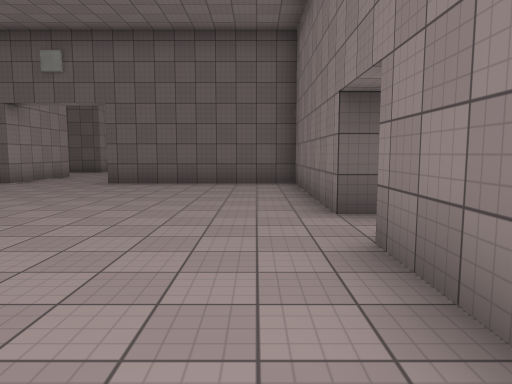
view 1 (above)

23 first-person views from a walk through a Unity game level. The camera is 1.5 m above the floor, tilts 6° down and sees 70° across. Doors are open. The floor is counted in squares, 2 m on a side. Each view is taken from the middle of a square. On the plan, view 1 faces up. The plan holds only what a view shows up to about 11 squares ahead; the rest is blank. The place goes on beyond the plan. The player is left out. Surface patterns are stand-ins for the level's own textures.

view 2
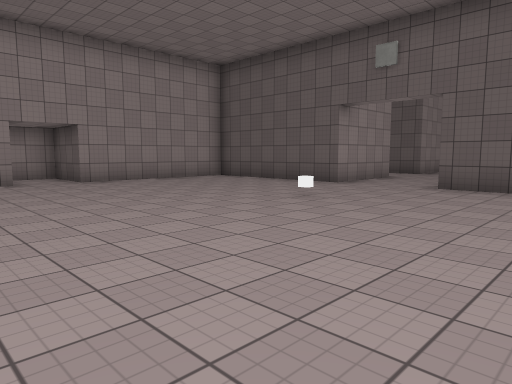

view 3
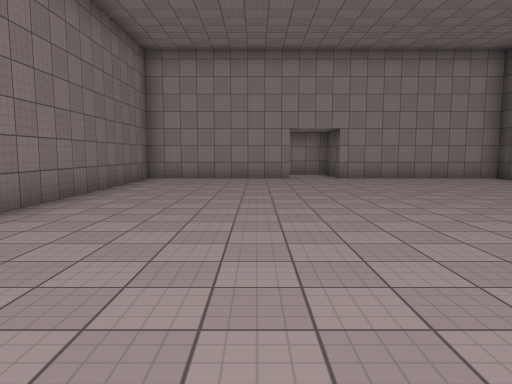

view 4
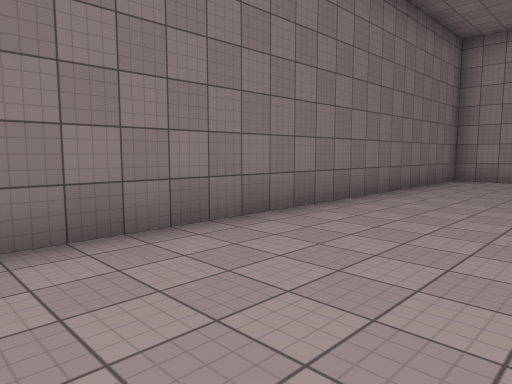

view 5
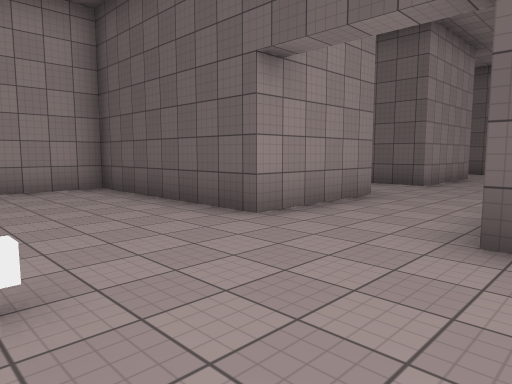

view 6
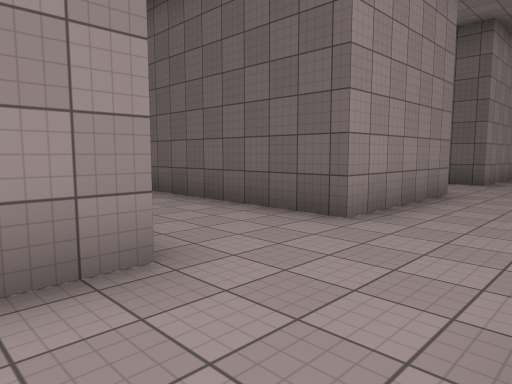

view 7
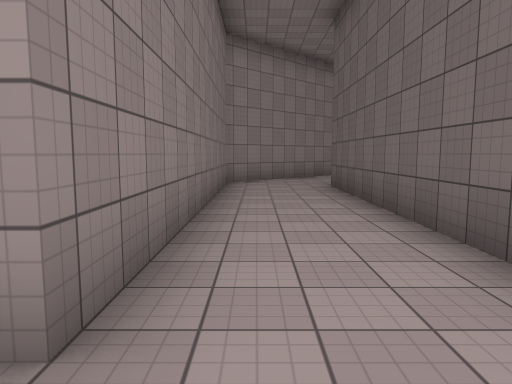

view 8
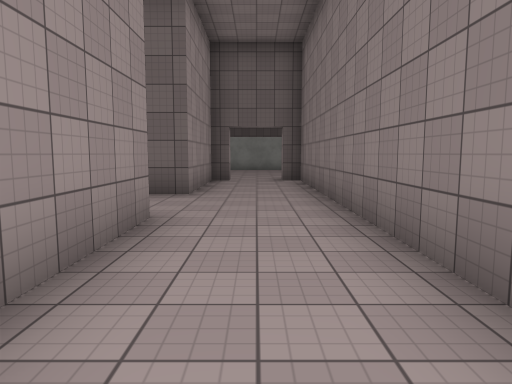

view 9
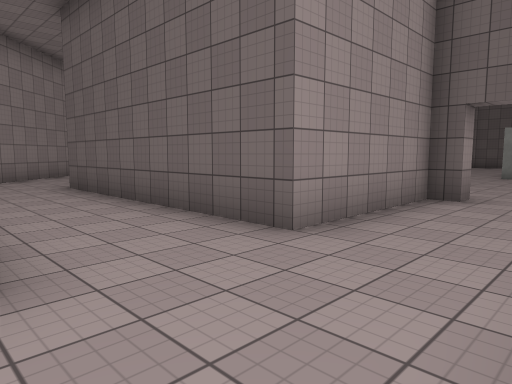

view 10
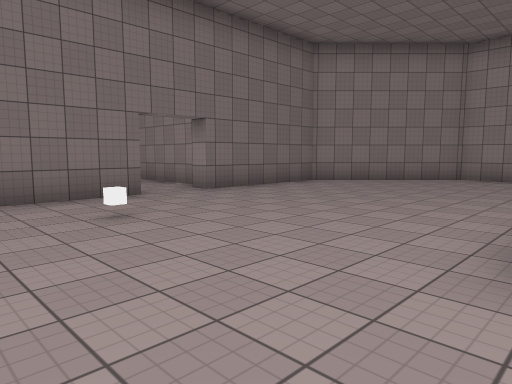

view 11
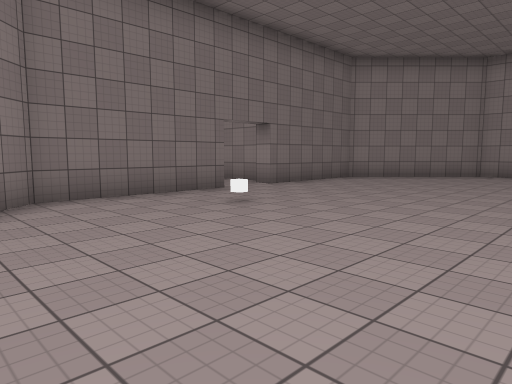

view 12
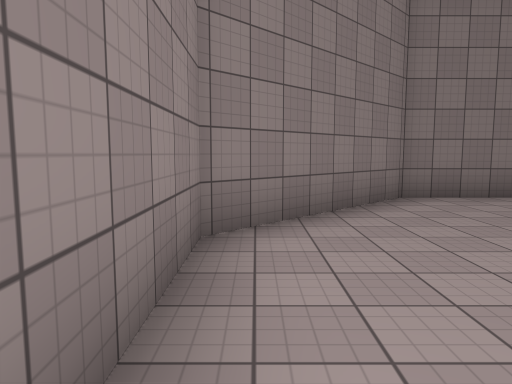

view 13
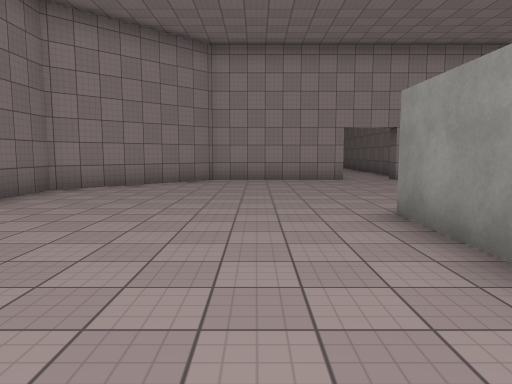

view 14
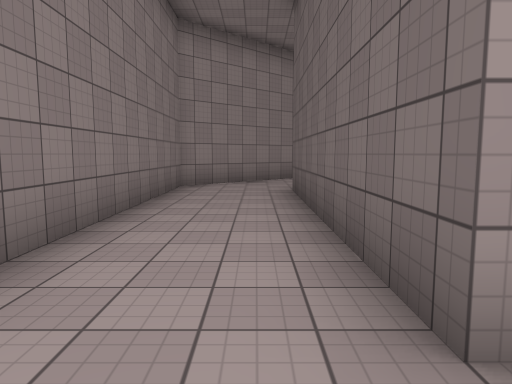

view 15
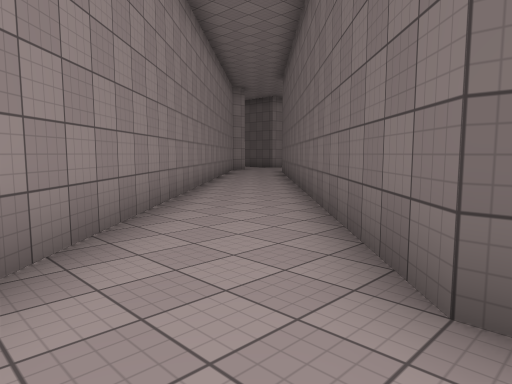

view 16
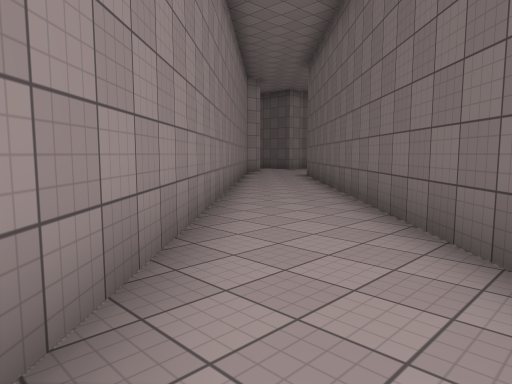

view 17
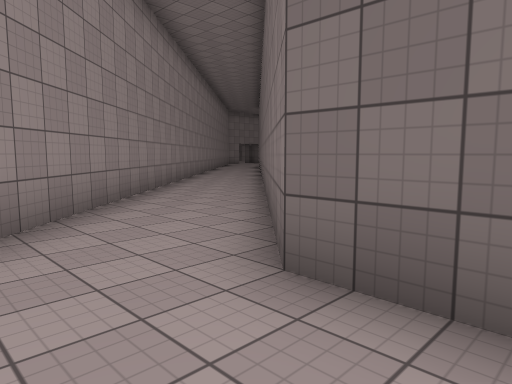

view 18
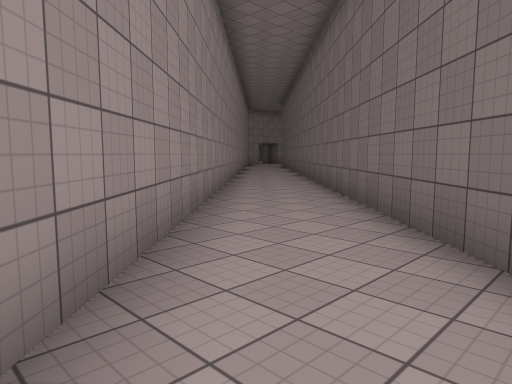

view 19
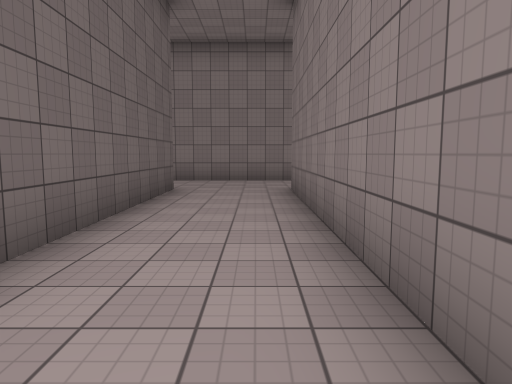

view 20
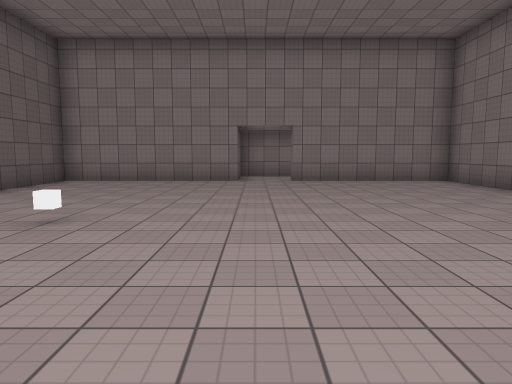

view 21
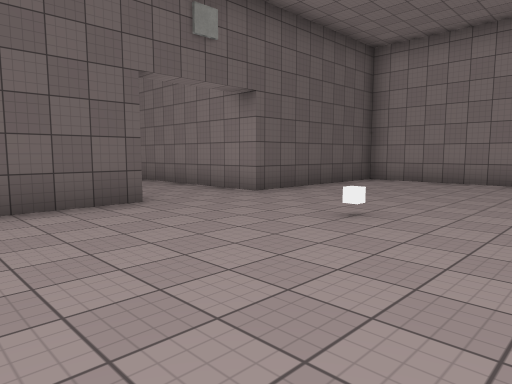

view 22
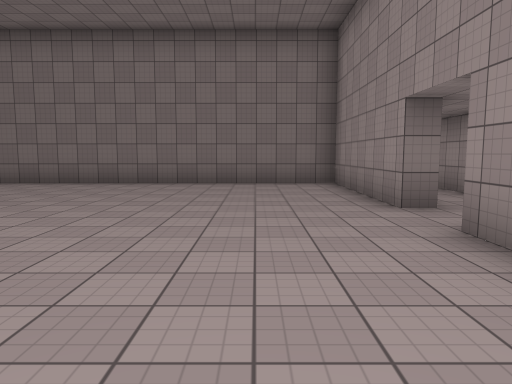

view 23
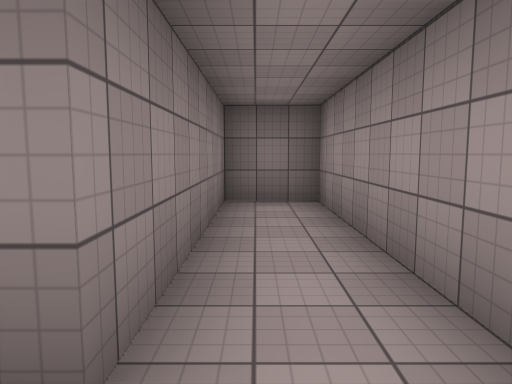

### Floor plan
Points are (right, up) in squares from view 1. A wall is a line through its corners. A room is listed if a view was taken in it or the views show most of it. See-through windows are left out.
Room 1 (views 1, 2, 3, 4, 5, 6, 7, 8, 9, 14, 15, 16, 17, 18, 19, 20, 21, 22)
walls: (-11, 3) (-11, -1.2) (1, -1.2) (1, 3) (1.5, 3); (-6.2, 18.4) (-6.2, 14.8) (-13.5, 14.8) (-20.6, 21.8); (2, 4.5) (1, 4.5) (1, 9.2) (-3.7, 9.2) (-3.7, 24.3) (-4.2, 24.3); (-5.8, 24.3) (-6.2, 24.3) (-6.2, 20.8) (-12.5, 20.8) (-20.5, 28.9); (-20.6, 18.5) (-14.5, 12.2) (-6.2, 12.2) (-6.2, 9.2) (-11, 9.2) (-11, 4.5); (-20.5, 25.7) (-13.5, 18.3) (-7.4, 18.3)
ways out: opening at (-5, 24) to room 2; opening at (-11, 4) to room 3; opening at (1, 4)
objects: white cube (-5, 6)
Room 2 (views 10, 11, 12, 13)
walls: (-4.4, 30.8) (-6.5, 30.8); (-4.4, 24.8) (-0.5, 24.8) (2.5, 27.8) (2.5, 30.4); (-12.5, 31.5) (-12.5, 27.8) (-9.5, 24.8) (-5.8, 24.8) (-5.8, 24.3)
ways out: opening at (-5, 24) to room 1
objects: white cube (-3, 27)
Room 3 (view 23)
walls: (-11, 4.5) (-13, 4.5) (-13, -1.7) (-11.5, -1.7) (-11.5, 3) (-11, 3)
ways out: opening at (-11, 4) to room 1

Where each view was taken, in squares from view 1:
view 1: 0 up, 0 right, facing up
view 2: 1 up, 1 left, facing up-left
view 3: 2 up, 0 right, facing left
view 4: 2 up, 0 right, facing down-left
view 5: 6 up, 3 left, facing up-left
view 6: 11 up, 4 left, facing up-left
view 7: 13 up, 5 left, facing left
view 8: 14 up, 5 left, facing up
view 9: 18 up, 4 left, facing up-left
view 10: 31 up, 1 left, facing down-left
view 11: 31 up, 1 right, facing down-left
view 12: 31 up, 2 right, facing down
view 13: 29 up, 2 left, facing left
view 14: 20 up, 5 left, facing left
view 15: 19 up, 12 left, facing up-left
view 16: 20 up, 14 left, facing up-left
view 17: 13 up, 12 left, facing up-left
view 18: 13 up, 14 left, facing up-left
view 19: 13 up, 14 left, facing right
view 20: 4 up, 9 left, facing right
view 21: 4 up, 9 left, facing up-right
view 22: 8 up, 9 left, facing down
view 23: 4 up, 12 left, facing down
